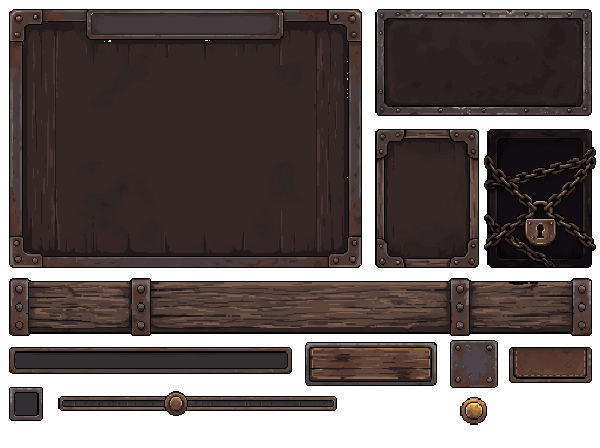
#> input picture project.godot/prototipos/camera/arte_iso/ui/kit_a.png, 600 x 448 px
$ python fatia.py
#> lines starting #> are read from the running program, lines starting #| are printed output that depends on the picture
"""Prompt 20: recorta o kit de interface gerado (kit_a.png, create_ui_asset) em peças 9-slice e
estados de botão, e grava em assets/game/ui/ com o ui.json (margens de cada peça).

  python ui/fatia.py

Peças (px do kit; achadas por componente do alfa):
  painel (janela, sem a plaquinha do título), titulo (a plaquinha), dica (couro com borda de ferro),
  cartao (+ cadeado recortado do cartão trancado), barra (viga de madeira com cintas de ferro:
  ponta + meio liso + ponta), barra_topo (a viga mais baixa), botao (4 estados), botao_icone
  (5 estados: + "on" = aceso), aba (3 estados), progresso, caixa (marcada/vazia), trilho e pino.
Os estados são feitos daqui (brilho/escurecer/dessaturar), na mesma arte.
"""
import os, json
import numpy as np
from PIL import Image, ImageOps

AQUI = os.path.dirname(os.path.abspath(__file__))
DEST = os.path.normpath(os.path.join(AQUI, "../../../../assets/game/ui"))
os.makedirs(DEST, exist_ok=True)
KIT = Image.open(os.path.join(AQUI, "kit_a.png")).convert("RGBA")
#> KIT is the input picture: PIL image 600x448 RGBA; mean R, G, B, A 42.4, 32.2, 31.1, 189.5
BOX = {"janela": (9, 9, 362, 268), "dica": (375, 9, 592, 116), "cartao": (375, 129, 479, 268),
       "cartao_bloq": (484, 129, 596, 268), "barra": (9, 278, 592, 336), "botao_icone": (450, 340, 498, 388),
       "botao": (305, 342, 437, 386), "progresso": (9, 347, 292, 374), "aba": (509, 347, 592, 383),
       "caixa": (9, 387, 43, 421), "trilho": (58, 391, 337, 416), "pino": (460, 397, 487, 425)}
AMBAR = np.array([255, 196, 92], np.float32)
out = {"_obs": "Prompt 20 (ui/fatia.py): peça -> arquivo e margens do 9-slice [esq, cima, dir, baixo] (px da textura)", "pecas": {}}


def peca(nome):
#> called with nome = 'janela'
    return KIT.crop(BOX[nome])


def salva(nome, im, margens=None, conteudo=None):
    im.save(os.path.join(DEST, nome + ".png"))
    d = {"img": nome + ".png", "tam": list(im.size)}
    if margens:
        d["margens"] = margens
    if conteudo:
        d["conteudo"] = conteudo
    out["pecas"][nome] = d


def arr(im):
    return np.array(im).astype(np.float32)
#> returned value: shape (259, 353, 4) float32


def img(a):
    return Image.fromarray(np.clip(a, 0, 255).astype(np.uint8), "RGBA")


def brilho(im, k, tinta=0.0):
    a = arr(im)
    a[..., :3] = a[..., :3] * k + AMBAR * tinta * (a[..., 3:4] > 0)
    return img(a)


def cinza(im, sat=0.25, k=0.7):
    a = arr(im)
    l = a[..., :3].mean(-1, keepdims=True)
    a[..., :3] = (l + (a[..., :3] - l) * sat) * k
    return img(a)


def borda_ambar(im, m):
    """Contorno âmbar de 1 px por dentro da borda (o botão "aceso")."""
    a = arr(im)
    h, w = a.shape[:2]
    for (y0, y1, x0, x1) in [(m, m + 1, m, w - m), (h - m - 1, h - m, m, w - m), (m, h - m, m, m + 1), (m, h - m, w - m - 1, w - m)]:
        a[y0:y1, x0:x1, :3] = AMBAR
        a[y0:y1, x0:x1, 3] = 255
    return img(a)


# ---- janela: tira a plaquinha do título (repete a barra lisa por cima) e guarda a plaquinha
j = peca("janela")
ja = arr(j)
liso = ja[:, 36:76].copy()
x = 76
while x < j.width - 76:
    w = min(40, j.width - 76 - x)
    ja[:56, x:x + w] = liso[:56, :w]
    x += w
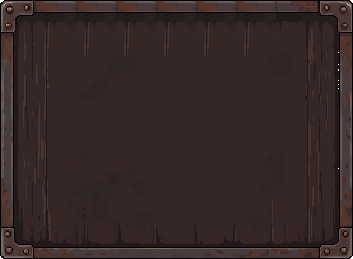
#> ja: shape (259, 353, 4) float32; mean R, G, B, A 54.9, 40.3, 39.9, 255.2; transparent parts drawn white
#> after the loop, x = 277
salva("painel", img(ja), [34, 34, 34, 34], [18, 16, 18, 16])
salva("titulo", j.crop((78, 2, 284, 31)), [10, 6, 10, 6], [12, 4, 12, 4])
# ---- dica (tooltip, faixa de aviso)
salva("dica", peca("dica"), [16, 16, 16, 16], [12, 10, 12, 10])
# ---- cartão do menu de construção + o cadeado do trancado
c = peca("cartao")
salva("cartao", c, [18, 18, 18, 18], [10, 10, 10, 10])
salva("cartao_bloq", cinza(c, 0.2, 0.55), [18, 18, 18, 18], [10, 10, 10, 10])
salva("cartao_breve", cinza(c, 0.0, 0.75), [18, 18, 18, 18], [10, 10, 10, 10])
cb = peca("cartao_bloq")
#> call 4 of peca, with nome = 'cartao_bloq'
#> in peca (call 4), `return KIT.crop(BOX[nome])`:
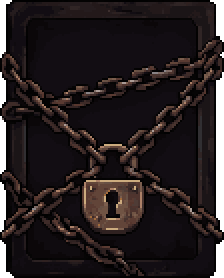
#> returned value: PIL image 112x139 RGBA (shown 2 times larger); mean R, G, B, A 26.8, 19.5, 20.7, 242.1; transparent parts drawn white
cad = cb.crop((cb.width // 2 - 16, cb.height // 2 + 6, cb.width // 2 + 16, cb.height // 2 + 44))
salva("cadeado", cad.crop(cad.getbbox()))
# ---- viga (barra de baixo) e a viga baixa (barra de recursos do topo)
b = peca("barra")
ponta = 30
meio = b.crop((150, 0, 440, b.height))
viga = Image.new("RGBA", (ponta * 2 + meio.width, b.height))
#> viga: PIL image 350x58 RGBA; every value is 0
viga.alpha_composite(b.crop((0, 0, ponta, b.height)), (0, 0))
viga.alpha_composite(meio, (ponta, 0))
viga.alpha_composite(b.crop((b.width - ponta, 0, b.width, b.height)), (ponta + meio.width, 0))
salva("barra", viga, [ponta, 14, ponta, 14], [16, 10, 16, 10])
ba = arr(viga)
baixa = np.concatenate([ba[:16], ba[viga.height // 2 - 4:viga.height // 2 + 4], ba[-16:]], axis=0)
salva("barra_topo", img(baixa), [ponta, 12, ponta, 12], [14, 6, 14, 6])
# ---- botão (4 estados) e botão de ícone (5: + aceso)
bt = peca("botao")
for st, im in [("normal", bt), ("hover", brilho(bt, 1.12, 0.10)), ("pressed", brilho(bt, 0.78)), ("disabled", cinza(bt))]:
#> in cinza (call 3), `l = a[..., :3].mean(-1, keepdims=True)`:
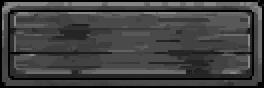
#> l: shape (44, 132, 1) float32 (shown 2 times larger); min 0, max 135, mean 64.8
    salva("botao_" + st, im, [8, 8, 8, 8], [10, 5, 10, 5])
#> this loop made 4 passes
bi = peca("botao_icone")
for st, im in [("normal", bi), ("hover", brilho(bi, 1.12, 0.10)), ("pressed", brilho(bi, 0.78)), ("disabled", cinza(bi)),
               ("on", borda_ambar(brilho(bi, 1.05, 0.12), 3))]:
#> in borda_ambar, `a = arr(im)`:
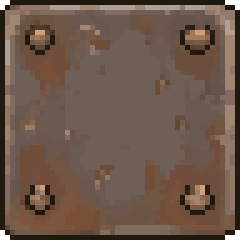
#> a: shape (48, 48, 4) float32 (shown 5 times larger); mean R, G, B, A 107.2, 85.8, 72.8, 253.5; transparent parts drawn white
#> in borda_ambar, `h, w = a.shape[:2]`: h = 48
    salva("botao_icone_" + st, im, [10, 10, 10, 10], [8, 6, 8, 6])
#> this loop made 5 passes
# ---- aba (escolhida = clara; as outras mais escuras)
ab = peca("aba")
#> in peca (call 8), `return KIT.crop(BOX[nome])`:
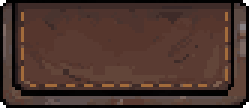
#> returned value: PIL image 83x36 RGBA (shown 3 times larger); mean R, G, B, A 74.8, 51.3, 44, 254; transparent parts drawn white
for st, im in [("normal", brilho(ab, 0.72)), ("hover", brilho(ab, 0.9, 0.05)), ("pressed", brilho(ab, 1.1, 0.10))]:
    salva("aba_" + st, im, [8, 8, 8, 8], [10, 4, 10, 4])
#> this loop made 3 passes
#> st on passes 1 to 3: 'normal', 'hover', 'pressed'
#> pass 1, in salva (call 19), `im.save(os.path.join(DEST, nome + ".png"))`:
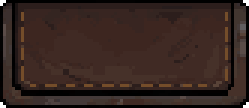
#> saved as aba_normal.png: PIL image 83x36 RGBA (shown 3 times larger); mean R, G, B, A 53.1, 36.4, 31.3, 254; transparent parts drawn white
# ---- barra de progresso (o recheio colorido vem do código, por dentro da moldura)
salva("progresso", peca("progresso"), [7, 7, 7, 7], [4, 4, 4, 4])
# ---- caixa de marcar (metade do tamanho: 2 px viram 1, pixel inteiro) e o "V" âmbar
cx = peca("caixa").resize((17, 17), Image.NEAREST)
salva("caixa_off", cx)
ca = arr(cx)
for (y, x) in [(8, 4), (9, 5), (10, 6), (9, 7), (8, 8), (7, 9), (6, 10), (5, 11), (4, 12)]:
    ca[y, x, :3] = AMBAR; ca[y, x, 3] = 255
    ca[y + 1, x, :3] = AMBAR * 0.55; ca[y + 1, x, 3] = 255
salva("caixa_on", img(ca))
# ---- slider: trilho sem o pino no meio (repete um pedaço liso por cima) e o pino
tr = arr(peca("trilho"))
mid = tr.shape[1] // 2
#> mid = 139
pedaco = tr[:, 20:60].copy()
x = mid - 30
#> x = 109
while x < mid + 30:
    w = min(40, mid + 30 - x)
    tr[:, x:x + w] = pedaco[:, :w]
    x += w
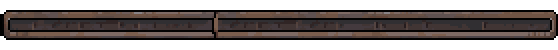
#> tr: shape (25, 279, 4) float32 (shown 2 times larger); mean of channels 0, 1, 2, 3 37.5, 30.7, 28.9, 152.4; transparent parts drawn white
#> after the loop, x = 169
salva("trilho", img(tr), [8, 6, 8, 6])
pn = peca("pino")
salva("pino", pn.crop(pn.getbbox()))
json.dump(out, open(os.path.join(DEST, "ui.json"), "w", encoding="utf-8"), indent=1, ensure_ascii=False)
print("ui:", len(out["pecas"]), "peças em", DEST)
#| ui: 26 peças em project.godot/assets/game/ui
